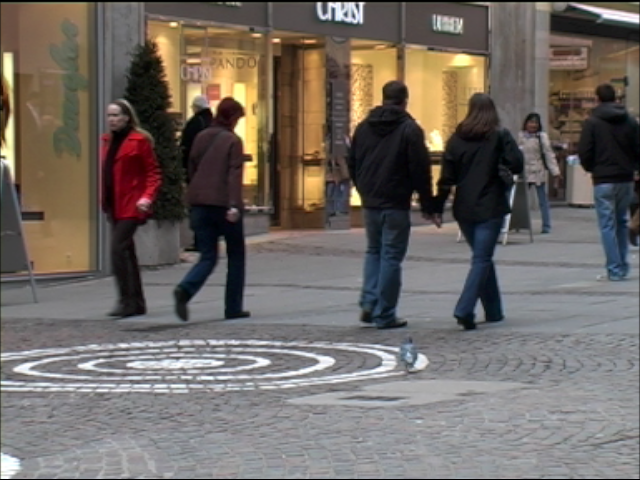
%> input picture matlab/dataset/cvpr10_tud_stadtmitte/DaMultiview-seq7022.png, 640 x 480 px
$ octave --eval "result = smartPadImageToBodyPartMaskSize(imread('../matlab/dataset/cvpr10_tud_stadtmitte/DaMultiview-seq7022.png'));"   (GNU Octave 9; MATLAB toolbox functions it lacks are replaced by stand-ins)
%> lines starting %> are read from the running program, lines starting %| are printed output that depends on the picture
function [paddedImage, smallPaddedImage] = smartPadImageToBodyPartMaskSize(image,H,W,bord)
% smartResizeImageToBodyPartMaskSize Resize image to body-part mask size
%
% function resizedImage = smartResizeImageToBodyPartMaskSize(image,H,W),
% for an image IMAGE, and target
%
% Load and resize the images from the given directory and list and
% save the dataset in the given namefile and return it
%
% output:
%  saved file in MAT/_DATASETS_/dataset_ expName _fX.mat
%  - dataset: all dataset images, all same size
%


% if the border to ignore param is not given, then don't use it
if ~exist('bord','var'), bord = 0; end,
if ~exist('W','var'),    W = 64;   end,
if ~exist('H','var'),    H = 128;  end,

targetRatio = H/W;

% check if we need to crop the borders
if bord > 0
    image = image(bord+1:end-bord,bord+1:end-bord,:);
end

%         figure(199);
%         bigsubplot(1,3,1,1); imagesc(img); axis equal; axis off;
%         bigsubplot(1,3,1,2); imagesc(imresize(img,[H,W])); axis equal; axis off;

[hei,wid,chs] = size(image);
%> hei = 480; wid = 640; chs = 3
thisRatio = hei/wid;
%> thisRatio = 0.75

if thisRatio > targetRatio
    % image is short on width, pad width
    pad = hei / targetRatio - wid;
    image = padarray(image,[0 round(pad/2) 0],'replicate','both');
elseif thisRatio < targetRatio
    % too FAT, padding height
    pad = wid * targetRatio - hei;
%> pad = 800
    image = padarray(image,[round(pad/2) 0 0],'replicate','both');
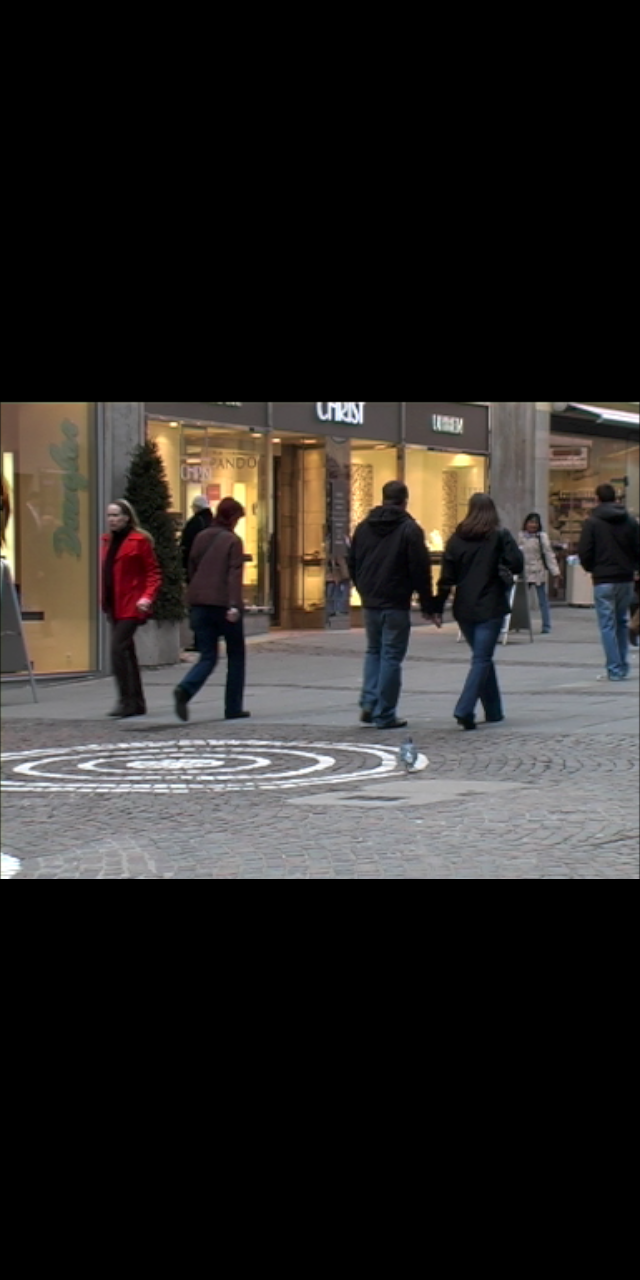
%> image: size 1280x640x3 uint8; mean R, G, B 42.2, 39.5, 37.5
    % image = padarray(image,[round(pad) 0 0],'replicate','post');
    % We'd like to assume here that bounding boxes are cropped by the lower image boundary,
    % it's the most common case, but given the position of the bounding box
    % this could be improved
    % In any case, the masks would have to be recomputed if we make this
    % change
end

paddedImage = image;

smallPaddedImage = imresize(image,[H,W]);
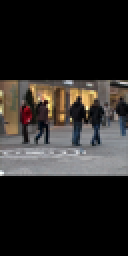
%> smallPaddedImage: size 128x64x3 uint8 (shown 2 times larger); mean R, G, B 42.2, 39.5, 37.6
